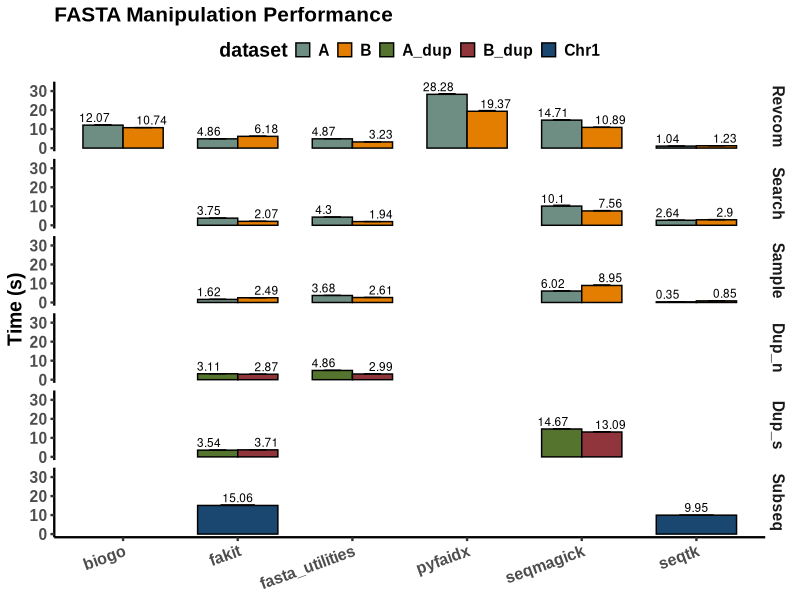
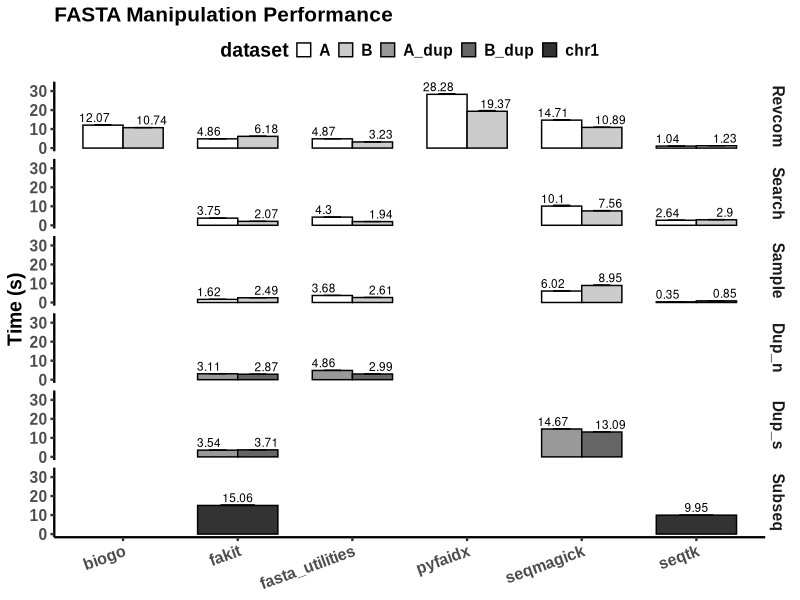

These charts were generated, in order, by the following R code:
#!/usr/bin/env Rscript
library(ggplot2)
library(scales)
library(ggthemes)

df <- read.csv("run_benchmark_00_all.pl.benchmark.csv", sep = "\t")

df$test <- factor(df$test, levels = unique(df$test), ordered = TRUE)
df$app <- factor(df$app, levels = unique(df$app), ordered = TRUE)
df$dataset <- factor(df$dataset, levels = unique(df$dataset), ordered = TRUE)


p <-
  ggplot(df, aes(x = app, y = time_mean, 
                 ymax=time_mean+time_stdev, ymin=time_mean,
                 group = dataset, fill = dataset, label=time_mean)) +
  geom_bar(stat = "identity", position = position_dodge(0.7), width = 0.7,  color = "black") +
  geom_errorbar(width = 0.3, position = position_dodge(0.7), size = 0.4) +
  geom_text(aes(y=time_mean+4), position = position_dodge(1), size=3)+
  
  # geom_hline(yintercept = 0, linetype = 1, size = 1) +
  
  scale_fill_manual(values = rev(stata_pal("s2color")(5)), labels = c("A", "B", "A_dup", "B_dup", "Chr1")) +
  
  scale_y_continuous(limits=c(0, max(df$time_mean)+5))+
  facet_grid(test ~ .) +
  ggtitle("FASTA Manipulation Performance") +
  ylab("Time (s)") +
  xlab(NULL)

p <- p +
  theme_bw() +
  theme(
    panel.border = element_blank(),
    panel.background = element_blank(),
    panel.grid.major = element_blank(),
    panel.grid.minor = element_blank(),
    axis.line = element_line(colour = "black", size = 0.8),
    axis.ticks.y = element_line(size = 0.8),
    axis.ticks.x = element_line(size = 0.8),
    axis.text.x = element_text(
      angle = 20, hjust = 1, vjust = 1
    ),
    
    strip.background = element_rect(
      colour = "white", fill = "white",
      size = 0.2
    ),
    # strip.text = element_text(size=10),
    
    legend.position = "top",
    # legend.title = element_blank(),
    legend.key.size = unit(0.4, "cm"),
    
    text = element_text(
      size = 14, family = "arial", face = "bold"
    ),
    plot.title = element_text(size=15)
  )

ggsave(p, file = "benchmark_colorful.png", width = 5, height = 6)

p <-p +scale_fill_manual(values = c("grey100", "grey80", "grey60", "grey40", "grey20"),
                  labels = c("A", "B", "A_dup", "B_dup", "chr1"))
  
ggsave(p, file = "benchmark.png", width = 5, height = 6)
